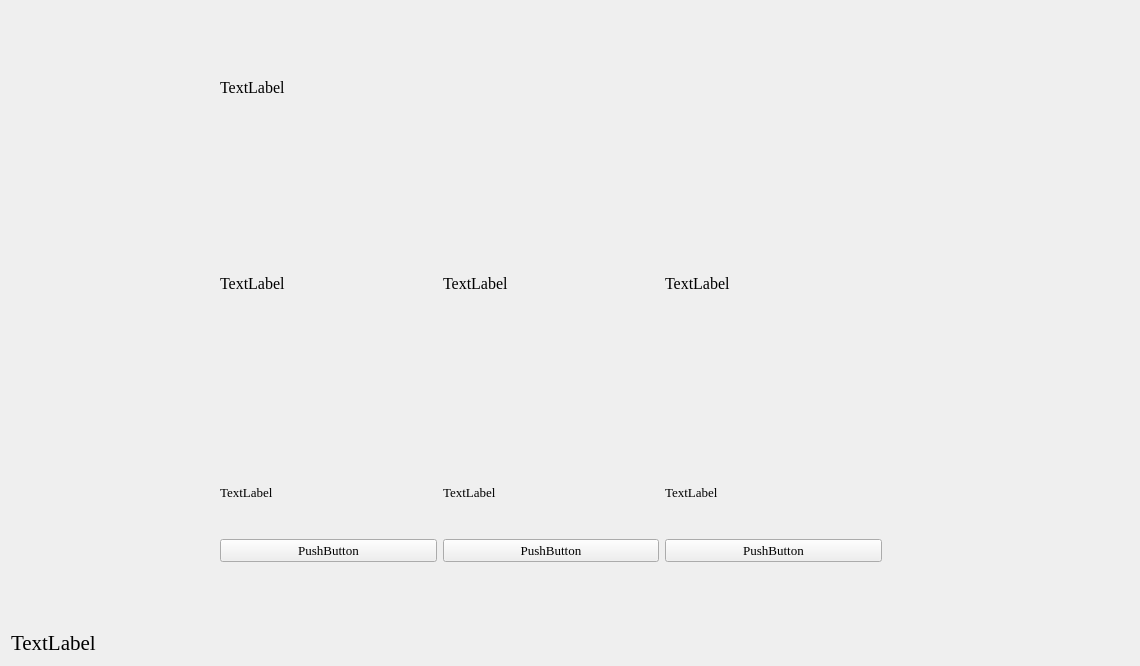
      <widget class="QWidget" name="page_7">
       <layout class="QHBoxLayout" name="horizontalLayout">
        <item>
         <layout class="QVBoxLayout" name="world_decision_layout" stretch="7,1">
          <property name="spacing">
           <number>0</number>
          </property>
          <property name="sizeConstraint">
           <enum>QLayout::SetDefaultConstraint</enum>
          </property>
          <property name="leftMargin">
           <number>0</number>
          </property>
          <property name="topMargin">
           <number>0</number>
          </property>
          <property name="rightMargin">
           <number>0</number>
          </property>
          <property name="bottomMargin">
           <number>0</number>
          </property>
          <item>
           <layout class="QHBoxLayout" name="world_decision_horizontal_layout" stretch="7,0,2">
            <property name="spacing">
             <number>0</number>
            </property>
            <property name="sizeConstraint">
             <enum>QLayout::SetFixedSize</enum>
            </property>
            <property name="leftMargin">
             <number>0</number>
            </property>
            <property name="topMargin">
             <number>0</number>
            </property>
            <property name="rightMargin">
             <number>0</number>
            </property>
            <property name="bottomMargin">
             <number>0</number>
            </property>
            <item>
             <layout class="QGridLayout" name="world_decision_options_outer_layout" columnstretch="0,0,0" columnminimumwidth="0,0,0">
              <property name="spacing">
               <number>0</number>
              </property>
              <item row="2" column="2">
               <spacer name="verticalSpacer_3">
                <property name="orientation">
                 <enum>Qt::Vertical</enum>
                </property>
                <property name="sizeHint" stdset="0">
                 <size>
                  <width>20</width>
                  <height>40</height>
                 </size>
                </property>
               </spacer>
              </item>
              <item row="1" column="0">
               <spacer name="horizontalSpacer">
                <property name="orientation">
                 <enum>Qt::Horizontal</enum>
                </property>
                <property name="sizeType">
                 <enum>QSizePolicy::Fixed</enum>
                </property>
                <property name="sizeHint" stdset="0">
                 <size>
                  <width>200</width>
                  <height>20</height>
                 </size>
                </property>
               </spacer>
              </item>
              <item row="1" column="2">
               <spacer name="horizontalSpacer_2">
                <property name="orientation">
                 <enum>Qt::Horizontal</enum>
                </property>
                <property name="sizeType">
                 <enum>QSizePolicy::Fixed</enum>
                </property>
                <property name="sizeHint" stdset="0">
                 <size>
                  <width>200</width>
                  <height>20</height>
                 </size>
                </property>
               </spacer>
              </item>
              <item row="0" column="0">
               <spacer name="verticalSpacer_4">
                <property name="orientation">
                 <enum>Qt::Vertical</enum>
                </property>
                <property name="sizeHint" stdset="0">
                 <size>
                  <width>20</width>
                  <height>40</height>
                 </size>
                </property>
               </spacer>
              </item>
              <item row="1" column="1">
               <widget class="QWidget" name="widget" native="true">
                <property name="minimumSize">
                 <size>
                  <width>680</width>
                  <height>520</height>
                 </size>
                </property>
                <property name="maximumSize">
                 <size>
                  <width>680</width>
                  <height>520</height>
                 </size>
                </property>
                <layout class="QVBoxLayout" name="verticalLayout_2">
                 <item>
                  <layout class="QVBoxLayout" name="vertical_layout_15" stretch="1,8">
                   <item>
                    <widget class="QLabel" name="decision_name">
                     <property name="font">
                      <font>
                       <family>Times New Roman</family>
                       <pointsize>12</pointsize>
                      </font>
                     </property>
                     <property name="text">
                      <string>TextLabel</string>
                     </property>
                    </widget>
                   </item>
                   <item>
                    <layout class="QHBoxLayout" name="horizontal_layout_12">
                     <item>
                      <layout class="QVBoxLayout" name="decision_option_1" stretch="4,1,4,1">
                       <property name="sizeConstraint">
                        <enum>QLayout::SetFixedSize</enum>
                       </property>
                       <item>
                        <widget class="QLabel" name="label_80">
                         <property name="font">
                          <font>
                           <family>Times New Roman</family>
                           <pointsize>12</pointsize>
                          </font>
                         </property>
                         <property name="text">
                          <string>TextLabel</string>
                         </property>
                        </widget>
                       </item>
                       <item>
                        <widget class="QLabel" name="label_81">
                         <property name="font">
                          <font>
                           <family>Times New Roman</family>
                           <pointsize>10</pointsize>
                          </font>
                         </property>
                         <property name="text">
                          <string>TextLabel</string>
                         </property>
                        </widget>
                       </item>
                       <item>
                        <layout class="QHBoxLayout" name="horizontal_layout_13" stretch="3,1">
                         <item>
                          <layout class="QVBoxLayout" name="vertical_layout_16"/>
                         </item>
                         <item>
                          <layout class="QVBoxLayout" name="vertical_layout_17"/>
                         </item>
                        </layout>
                       </item>
                       <item>
                        <widget class="QPushButton" name="decision_option_button_1">
                         <property name="font">
                          <font>
                           <family>Times New Roman</family>
                           <pointsize>10</pointsize>
                          </font>
                         </property>
                         <property name="text">
                          <string>PushButton</string>
                         </property>
                        </widget>
                       </item>
                      </layout>
                     </item>
                     <item>
                      <layout class="QVBoxLayout" name="decision_option_2" stretch="4,1,4,1">
                       <property name="sizeConstraint">
                        <enum>QLayout::SetFixedSize</enum>
                       </property>
                       <item>
                        <widget class="QLabel" name="label_82">
                         <property name="font">
                          <font>
                           <family>Times New Roman</family>
                           <pointsize>12</pointsize>
                          </font>
                         </property>
                         <property name="text">
                          <string>TextLabel</string>
                         </property>
                        </widget>
                       </item>
                       <item>
                        <widget class="QLabel" name="label_83">
                         <property name="font">
                          <font>
                           <family>Times New Roman</family>
                           <pointsize>10</pointsize>
                          </font>
                         </property>
                         <property name="text">
                          <string>TextLabel</string>
                         </property>
                        </widget>
                       </item>
                       <item>
                        <layout class="QHBoxLayout" name="horizontal_layout_14" stretch="3,1">
                         <item>
                          <layout class="QVBoxLayout" name="vertical_layout_18"/>
                         </item>
                         <item>
                          <layout class="QVBoxLayout" name="vertical_layout_19"/>
                         </item>
                        </layout>
                       </item>
                       <item>
                        <widget class="QPushButton" name="decision_option_button_2">
                         <property name="font">
                          <font>
                           <family>Times New Roman</family>
                           <pointsize>10</pointsize>
                          </font>
                         </property>
                         <property name="text">
                          <string>PushButton</string>
                         </property>
                        </widget>
                       </item>
                      </layout>
                     </item>
                     <item>
                      <layout class="QVBoxLayout" name="decision_option_3" stretch="4,1,4,1">
                       <property name="sizeConstraint">
                        <enum>QLayout::SetFixedSize</enum>
                       </property>
                       <item>
                        <widget class="QLabel" name="label_84">
                         <property name="font">
                          <font>
                           <family>Times New Roman</family>
                           <pointsize>12</pointsize>
                          </font>
                         </property>
                         <property name="text">
                          <string>TextLabel</string>
                         </property>
                        </widget>
                       </item>
                       <item>
                        <widget class="QLabel" name="label_85">
                         <property name="font">
                          <font>
                           <family>Times New Roman</family>
                           <pointsize>10</pointsize>
                          </font>
                         </property>
                         <property name="text">
                          <string>TextLabel</string>
                         </property>
                        </widget>
                       </item>
                       <item>
                        <layout class="QHBoxLayout" name="horizontal_layout_15" stretch="3,1">
                         <item>
                          <layout class="QVBoxLayout" name="vertical_layout_22"/>
                         </item>
                         <item>
                          <layout class="QVBoxLayout" name="vertical_layout_23"/>
                         </item>
                        </layout>
                       </item>
                       <item>
                        <widget class="QPushButton" name="decision_option_button_3">
                         <property name="font">
                          <font>
                           <family>Times New Roman</family>
                           <pointsize>10</pointsize>
                          </font>
                         </property>
                         <property name="text">
                          <string>PushButton</string>
                         </property>
                        </widget>
                       </item>
                      </layout>
                     </item>
                    </layout>
                   </item>
                  </layout>
                 </item>
                </layout>
               </widget>
              </item>
             </layout>
            </item>
            <item>
             <spacer name="horizontal_spacer_11">
              <property name="orientation">
               <enum>Qt::Horizontal</enum>
              </property>
              <property name="sizeType">
               <enum>QSizePolicy::Minimum</enum>
              </property>
              <property name="sizeHint" stdset="0">
               <size>
                <width>18</width>
                <height>15</height>
               </size>
              </property>
             </spacer>
            </item>
            <item>
             <layout class="QVBoxLayout" name="vertical_layout_4">
              <item>
               <spacer name="vertical_spacer_7">
                <property name="orientation">
                 <enum>Qt::Vertical</enum>
                </property>
                <property name="sizeHint" stdset="0">
                 <size>
                  <width>20</width>
                  <height>40</height>
                 </size>
                </property>
               </spacer>
              </item>
              <item>
               <layout class="QVBoxLayout" name="world_decision_hero_ui">
                <property name="spacing">
                 <number>0</number>
                </property>
               </layout>
              </item>
              <item>
               <spacer name="vertical_spacer_8">
                <property name="orientation">
                 <enum>Qt::Vertical</enum>
                </property>
                <property name="sizeHint" stdset="0">
                 <size>
                  <width>20</width>
                  <height>40</height>
                 </size>
                </property>
               </spacer>
              </item>
              <item>
               <spacer name="verticalSpacer_2">
                <property name="orientation">
                 <enum>Qt::Vertical</enum>
                </property>
                <property name="sizeType">
                 <enum>QSizePolicy::Fixed</enum>
                </property>
                <property name="sizeHint" stdset="0">
                 <size>
                  <width>20</width>
                  <height>40</height>
                 </size>
                </property>
               </spacer>
              </item>
             </layout>
            </item>
           </layout>
          </item>
          <item>
           <layout class="QHBoxLayout" name="hero_ui_2" stretch="2,0,0,1">
            <property name="spacing">
             <number>0</number>
            </property>
            <item>
             <layout class="QVBoxLayout" name="vertical_layout_11">
              <item>
               <layout class="QHBoxLayout" name="horizontal_layout_10" stretch="1,4,1">
                <item>
                 <spacer name="horizontal_spacer_14">
                  <property name="orientation">
                   <enum>Qt::Horizontal</enum>
                  </property>
                  <property name="sizeHint" stdset="0">
                   <size>
                    <width>40</width>
                    <height>20</height>
                   </size>
                  </property>
                 </spacer>
                </item>
                <item>
                 <layout class="QHBoxLayout" name="world_decision_troop_layout"/>
                </item>
                <item>
                 <spacer name="horizontal_spacer_15">
                  <property name="orientation">
                   <enum>Qt::Horizontal</enum>
                  </property>
                  <property name="sizeHint" stdset="0">
                   <size>
                    <width>40</width>
                    <height>20</height>
                   </size>
                  </property>
                 </spacer>
                </item>
               </layout>
              </item>
              <item>
               <widget class="QLabel" name="world_decision_hero_level_info">
                <property name="font">
                 <font>
                  <family>Times New Roman</family>
                  <pointsize>16</pointsize>
                 </font>
                </property>
                <property name="text">
                 <string>TextLabel</string>
                </property>
               </widget>
              </item>
             </layout>
            </item>
            <item>
             <layout class="QGridLayout" name="world_decision_spell_layout">
              <property name="spacing">
               <number>0</number>
              </property>
             </layout>
            </item>
            <item>
             <spacer name="horizontal_spacer_16">
              <property name="orientation">
               <enum>Qt::Horizontal</enum>
              </property>
              <property name="sizeHint" stdset="0">
               <size>
                <width>10</width>
                <height>20</height>
               </size>
              </property>
             </spacer>
            </item>
            <item>
             <widget class="QLabel" name="world_decision_resource_label">
              <property name="minimumSize">
               <size>
                <width>0</width>
                <height>43</height>
               </size>
              </property>
              <property name="maximumSize">
               <size>
                <width>16777215</width>
                <height>42</height>
               </size>
              </property>
              <property name="text">
               <string/>
              </property>
             </widget>
            </item>
           </layout>
          </item>
         </layout>
        </item>
       </layout>
      </widget>
